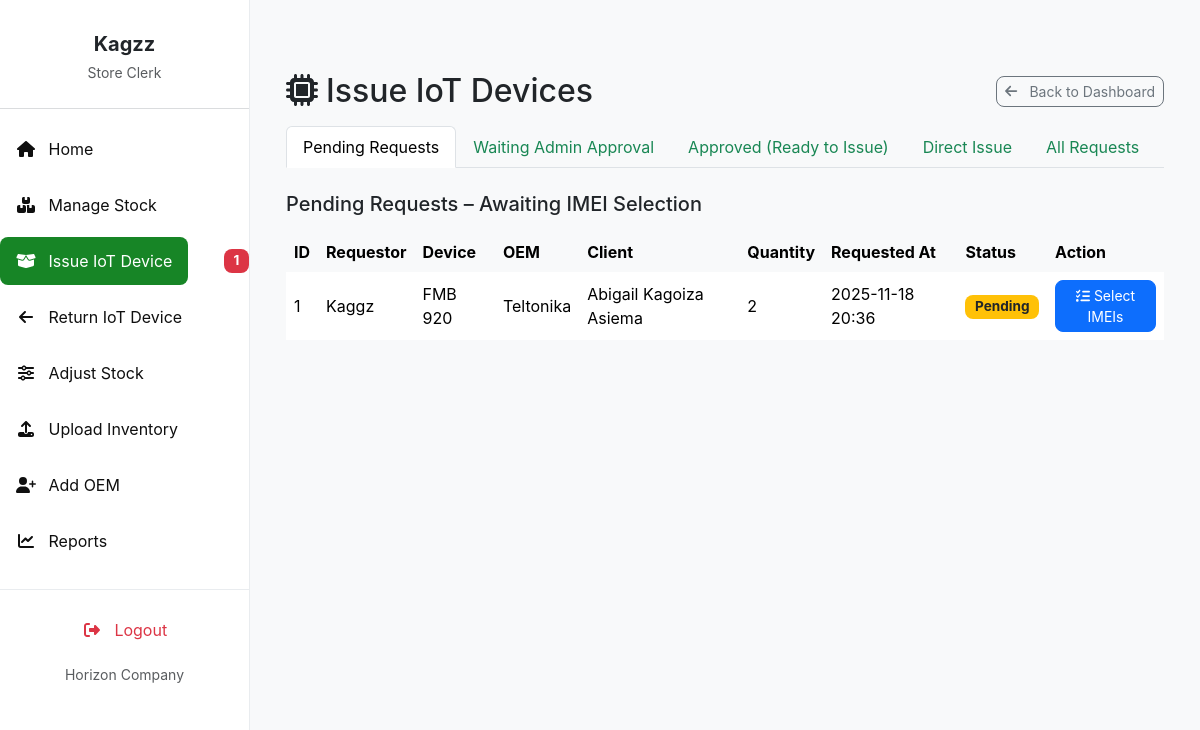
Before: /issue_device/ (signed in) with the older database file.
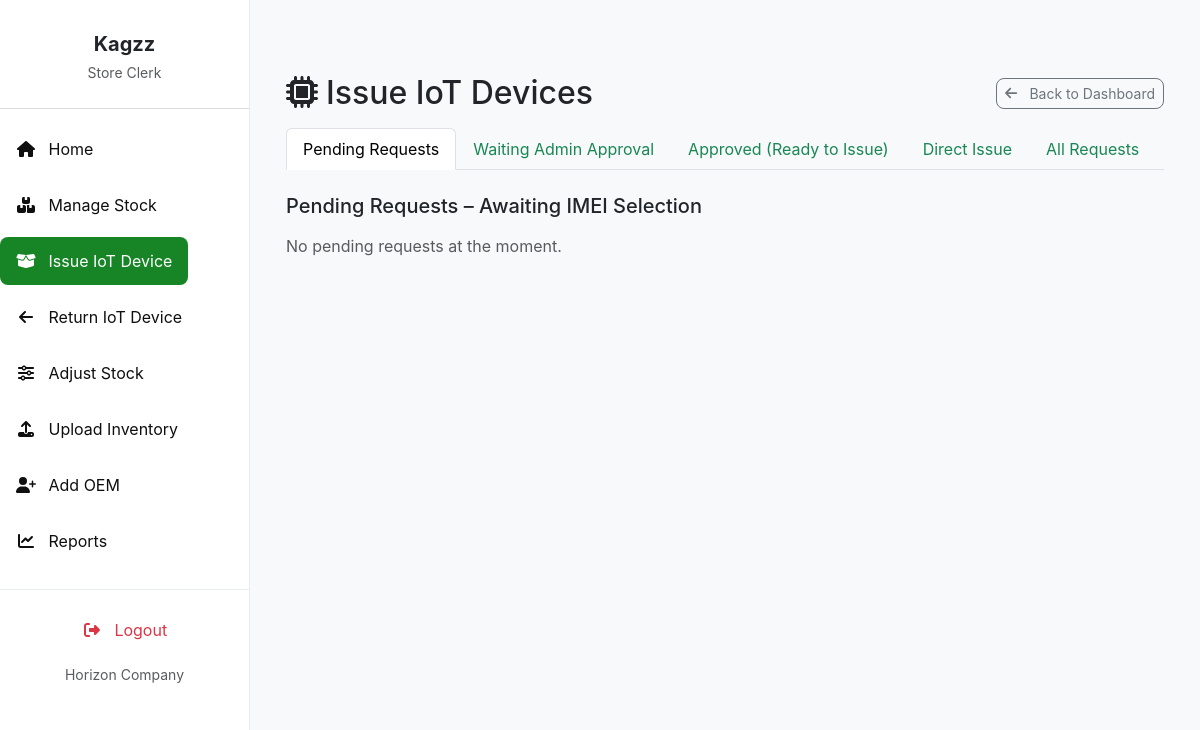
After: the same page with the newer database file.
### invent/models.py (models this page shows, shortened)
class DeviceRequest(models.Model):
    device = models.ForeignKey("Device", on_delete=models.CASCADE, related_name="requests")
    imei_obj = models.ForeignKey('DeviceIMEI', null=True, blank=True,
                                 on_delete=models.SET_NULL, related_name='device_requests')
    requestor = models.ForeignKey(User, on_delete=models.CASCADE, related_name="device_requests")
    client = models.ForeignKey("Client", on_delete=models.CASCADE,
                               related_name="client_requests", null=True, blank=True)
    branch = models.ForeignKey(Branch, on_delete=models.SET_NULL, null=True, blank=True, related_name="requests")
    country = models.ForeignKey(Country, on_delete=models.SET_NULL, null=True, blank=True)
    imei_no = models.CharField(max_length=50, null=True, blank=True)
    quantity = models.PositiveIntegerField(default=1)
    reason = models.TextField(blank=True, null=True)
    application_date = models.DateField(default=timezone.now)
    payment_proof = models.FileField(upload_to="payment_proofs/", null=True, blank=True)
    STATUS_CHOICES = [
        ('Pending', 'Pending'),
        ('Approved', 'Approved'),
        ('Waiting Approval', 'Waiting Admin Approval'),
        ('Issued', 'Issued'),
        ('Rejected', 'Rejected'),
        ('Cancelled', 'Cancelled'),
        ('Partially Returned', 'Partially Returned'),
        ('Fully Returned', 'Fully Returned'),
    ]
    status = models.CharField(max_length=20, choices=STATUS_CHOICES, default='Pending')
    date_requested = models.DateTimeField(auto_now_add=True)
    date_issued = models.DateTimeField(null=True, blank=True)
    returned_quantity = models.PositiveIntegerField(default=0)
    _original_status = None
    def __init__(self, *args, **kwargs):
        super().__init__(*args, **kwargs)
        self._original_status = self.status

class Device(models.Model):
    STATUS_CHOICES = (
        ('available', 'Available'),
        ('issued', 'Issued'),
        ('returned', 'Returned'),
        ('faulty', 'Faulty'),
    )
    name = models.CharField(max_length=255)
    oem = models.ForeignKey(
        OEM,
        on_delete=models.SET_NULL,
        null=True,
        blank=False,
        related_name='devices'
    )
    product_id = models.CharField(max_length=30, blank=True)
    total_quantity = models.PositiveIntegerField(default=1)
    quantity_issued = models.PositiveIntegerField(default=0)
    imei_no = models.CharField(
        max_length=50, unique=True, null=True, blank=True)
    serial_no = models.CharField(
        max_length=50, unique=True, null=True, blank=True)
    mac_address = models.CharField(
        max_length=50, unique=True, null=True, blank=True)
    category = models.CharField(
        max_length=100, blank=True, help_text="e.g. Laptop or Router")
    manufacturer = models.CharField(max_length=100, blank=True)
    description = models.TextField(blank=True)
    selling_price = models.DecimalField(
        max_digits=10, decimal_places=2, null=True, blank=True)
    currency = models.CharField(
        max_length=10, choices=CURRENCY_CHOICES, default='USD')
    branch = models.ForeignKey(
        Branch, on_delete=models.SET_NULL, null=True, blank=True)
    country = models.ForeignKey(
        Country, on_delete=models.SET_NULL, null=True, blank=True)
    status = models.CharField(
        max_length=20, choices=STATUS_CHOICES, default='available')
    class Meta:
        permissions = [
            ("can_issue_item", "Can issue device to client"),
            ("can_return_item", "Can record device returns"),
        ]

class OEM(models.Model):  # Formerly Supplier
    name = models.CharField(max_length=100, unique=True)
    contact_person = models.CharField(max_length=100, blank=True)
    phone_email = models.CharField(max_length=100, blank=True)
    address = models.CharField(max_length=255, blank=True)

class Client(models.Model):
    name = models.CharField(max_length=255)
    phone_no = models.CharField(max_length=50)
    email = models.EmailField()
    address = models.CharField(max_length=255)

### invent/views.py (the view, shortened to what this page needs)
# urls.py: path('issue_device/', views.issue_device, name='issue_device'),
@login_required
@permission_required('invent.can_issue_item', raise_exception=True)
def issue_device(request):
    user = request.user
    available_devices = Device.objects.filter(status='available')
    clients = Client.objects.all()
    pending_requests = DeviceRequest.objects.filter(
        status='Pending').select_related('device', 'client', 'requestor')
    waiting_requests = DeviceRequest.objects.filter(
        status='Waiting Approval').select_related('device', 'client', 'requestor')
    approved_requests = DeviceRequest.objects.filter(
        status='Approved').select_related('device', 'client', 'requestor')
    all_requests = DeviceRequest.objects.all().select_related(
        'device', 'client', 'requestor')
    context = {
        'available_devices': available_devices,
        'clients': clients,
        'pending_requests': pending_requests,
        'waiting_requests': waiting_requests,
        'approved_requests': approved_requests,
        'all_requests': all_requests,
    }
    return render(request, 'invent/issue_device.html', context)

### invent/context_processors.py (called while the page is built, shortened)
def pending_requests_count(request):
    if not request.user.is_authenticated:
        return {'pending_requests_count_for_sidebar': 0}
    try:
        if request.user.is_superuser:
            count = DeviceRequest.objects.filter(status='Pending').count()
            return {'pending_requests_count_for_sidebar': count}
    except Exception:
        return {'pending_requests_count_for_sidebar': 0}
    return {'pending_requests_count_for_sidebar': 0}

def user_branch(request):
    branch = None
    try:
        if request.user.is_authenticated:
            profile = getattr(request.user, 'profile', None)
            branch = getattr(profile, 'branch', None)
    except Exception:
        branch = None
    return {'user_branch': branch}

### invent/templates/invent/issue_device.html (shortened to what this page needs)
{% extends 'invent/base_store_clerk.html' %}
{% load static %}
{% block extra_css %}
<link href="https://cdn.jsdelivr.net/npm/select2@4.1.0-rc.0/dist/css/select2.min.css" rel="stylesheet" />
{% endblock %}
{% block content %}
<div class="container mt-4">
    <div class="d-flex justify-content-between align-items-center mb-3">
        <h2 class="mb-0"><i class="fas fa-microchip me-2"></i>Issue IoT Devices</h2>
        <a href="{% url 'store_clerk_dashboard' %}" class="btn btn-outline-secondary btn-sm">
            <i class="fas fa-arrow-left me-2"></i> Back to Dashboard
        </a>
    </div>
    <ul class="nav nav-tabs mb-4" id="deviceIssueTabs" role="tablist">
        <li class="nav-item"><button class="nav-link active" data-bs-toggle="tab" data-bs-target="#pending">Pending Requests</button></li>
        <li class="nav-item"><button class="nav-link" data-bs-toggle="tab" data-bs-target="#waiting">Waiting Admin Approval</button></li>
        <li class="nav-item"><button class="nav-link" data-bs-toggle="tab" data-bs-target="#approved">Approved (Ready to Issue)</button></li>
        <li class="nav-item"><button class="nav-link" data-bs-toggle="tab" data-bs-target="#direct">Direct Issue</button></li>
        <li class="nav-item"><button class="nav-link" data-bs-toggle="tab" data-bs-target="#all">All Requests</button></li>
    </ul>
    <div class="tab-content">
        <div class="tab-pane fade show active" id="pending">
            <h5 class="mb-3">Pending Requests – Awaiting IMEI Selection</h5>
            {% if pending_requests %}
            <div class="table-responsive">
                <table class="table table-hover align-middle">
                    <thead class="table-light">
                        <tr>
                            <th>ID</th>
                            <th>Requestor</th>
                            <th>Device</th>
                            <th>OEM</th>
                            <th>Client</th>
                            <th>Quantity</th>
                            <th>Requested At</th>
                            <th>Status</th>
                            <th>Action</th>
                        </tr>
                    </thead>
                    <tbody>
                        {% for req in pending_requests %}
                        <tr>
                            <td>{{ forloop.counter }}</td>
                            <td>{{ req.requestor.username }}</td>
                            <td>{{ req.device.name }}</td>
                            <td>{{ req.device.oem.name }}</td>
                            <td>{{ req.client.name }}</td>
                            <td>{{ req.quantity }}</td>
                            <td>{{ req.date_requested|date:"Y-m-d H:i" }}</td>
                            <td><span class="badge bg-warning text-dark">{{ req.status }}</span></td>
                            <td>
                                <a href="{% url 'select_imeis' req.id %}" class="btn btn-sm btn-primary">
                                    <i class="fas fa-list-check me-1"></i>Select IMEIs
                                </a>
                            </td>
                        </tr>
                        {% endfor %}
                    </tbody>
                </table>
            </div>
            {% else %}
                <p class="text-muted">No pending requests at the moment.</p>
            {% endif %}
        </div>
    </div>
</div>
{% endblock %}

### invent/templates/invent/base_store_clerk.html (shortened to what the changed rows need)
<!DOCTYPE html>
<html lang="en">
<head>
    <link href="https://cdn.jsdelivr.net/npm/bootstrap@5.3.3/dist/css/bootstrap.min.css" rel="stylesheet">
    <link href="https://cdnjs.cloudflare.com/ajax/libs/font-awesome/6.4.0/css/all.min.css" rel="stylesheet">
    <link href="https://cdn.jsdelivr.net/npm/select2@4.1.0-rc.0/dist/css/select2.min.css" rel="stylesheet" />
    <link href="https://cdn.jsdelivr.net/npm/select2-bootstrap-5-theme@1.3.0/dist/select2-bootstrap-5-theme.min.css" rel="stylesheet" />
    {% block extra_css %}{% endblock %}
</head>
<body>
    <nav id="sidebarMenu" class="sidebar-wrapper collapse d-md-block">
        <div class="sidebar-content">
            <ul class="nav flex-column">
                <li class="nav-item mb-2 d-flex justify-content-between align-items-center">
                    <a class="nav-link {% if request.resolver_match.url_name == 'issue_device' %}active{% endif %}" href="{% url 'issue_device' %}">
                        <i class="fas fa-fw fa-box-open me-2"></i> Issue IoT Device
                    </a>
                        {% if pending_requests_count_for_sidebar > 0 %}
                        <span class="badge bg-danger ms-2">{{ pending_requests_count_for_sidebar }}</span>
                        {% endif %}
                </li>
            </ul> </div>
    </nav>
    <main class="main-content">
        {% block content %}{% endblock %}
    </main>
</body>
</html>

Changed rows visible on the page:
no longer on this page (row edited): DeviceRequest: requestor.username "Kaggz", device.name "FMB 920", device.oem.name "Teltonika", client.name "Abigail Kagoiza Asiema", quantity "2", date_requested "2025-11-18 20:36", status "Pending"
Other visible differences:
{{ pending_requests_count_for_sidebar }}: "1" → (not shown)
text no longer shown: "ID Requestor Device OEM Client Quantity Requested At Status Action"
text now shown: "No pending requests at the moment."
